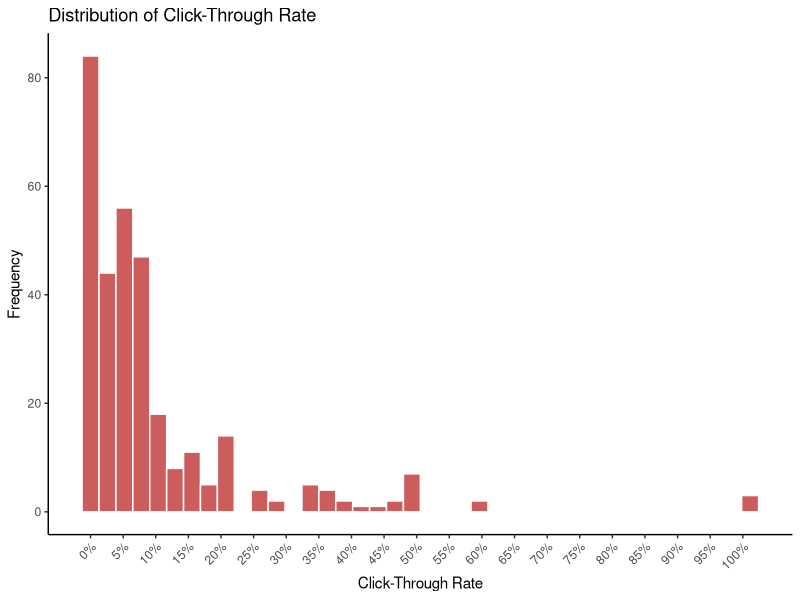
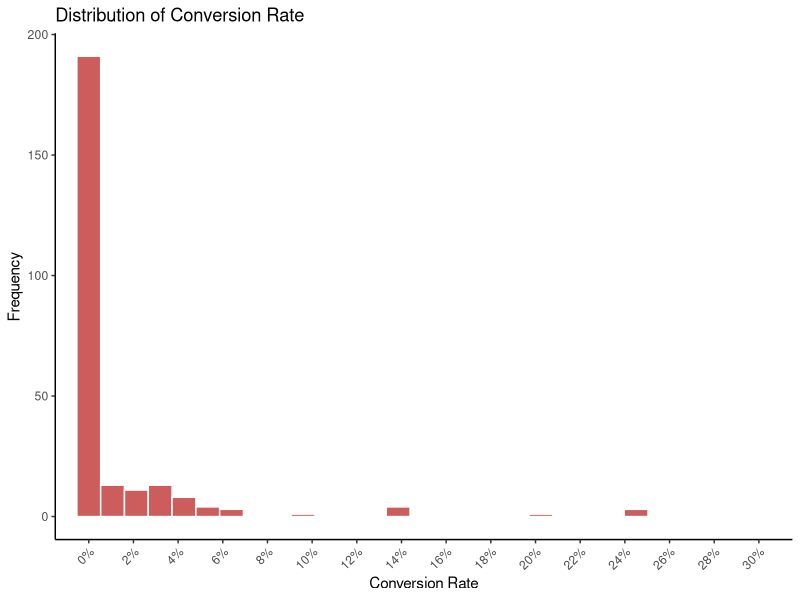
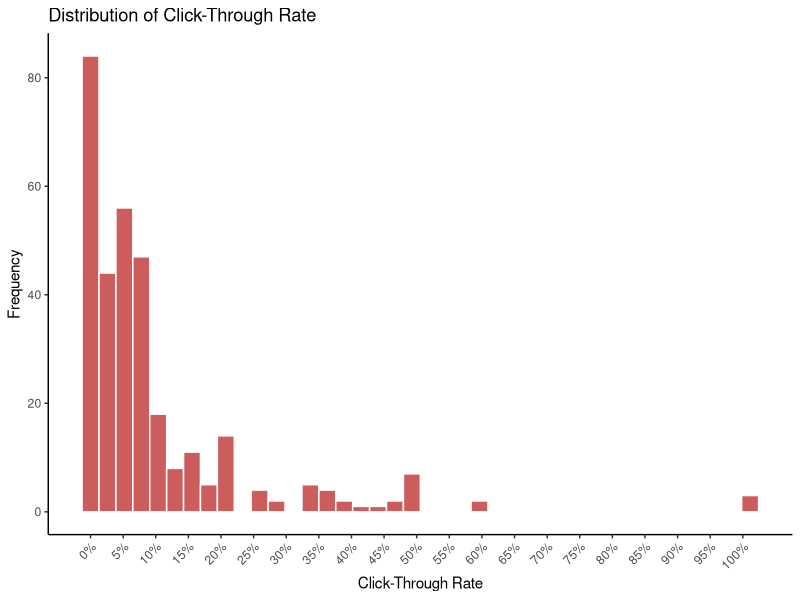
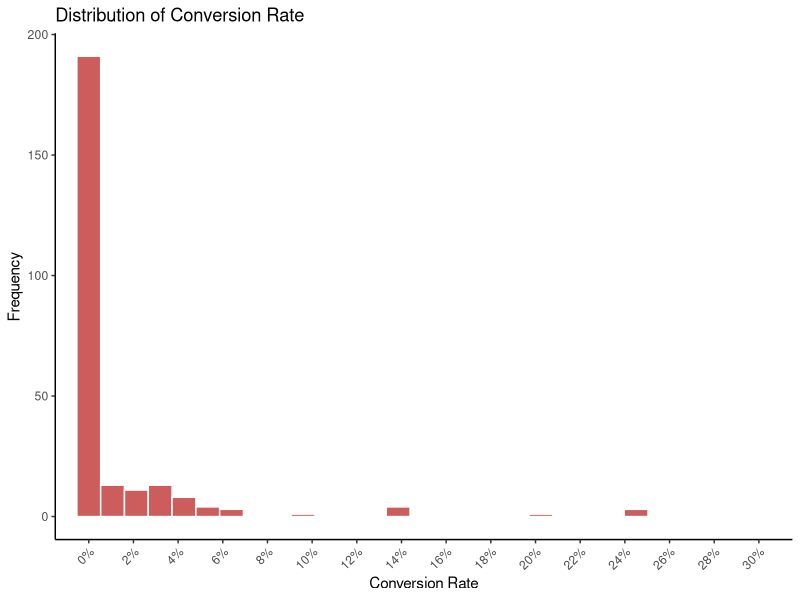

Recreate these plots in R, in order.
# === SETUP ===

# import packages
library(tidyverse)
library(ggplot2)
library(readr)

# === INPUT ===

# load data
data <- read_csv('A1_DMS_store_data_2026.csv')

# === TRANSFORMATION ===

# create CTR variable
data <- data%>%
	mutate(
		ctr = clicks/impressions
	)

# create CR variable
data <- data%>%
	mutate(
		cr = conversions/clicks
	)

# create CTR histogram

# determine binwidth

# calculate q1
q1 <- quantile(data$ctr, .25, na.rm = TRUE)

# calculate q2
q3 <- quantile(data$ctr, .75, na.rm = TRUE)

# calculate iqr
ctr_iqr <- q3-q1

# calculate binwidth with freedman formula
ctr_freedman_diaconis <- (2*ctr_iqr)/(nrow(data[data$impressions!=0, ])^(1/3))

data_ctr <- data%>%
	filter(impressions != 0)%>%
	# no impressions means possible click through, data is not useful
	filter(ctr <= 1) # ctr bigger than 1 means flawed data, good to filter out
	
ctr_histogram <- ggplot(data = data_ctr, aes(x = ctr)) +
	geom_histogram(
		binwidth = ctr_freedman_diaconis,
		fill = "indianred",
		color = "white"
	) +
	labs(
		title = "Distribution of Click-Through Rate",
		x = "Click-Through Rate",
		y = "Frequency"
	) +
	scale_x_continuous(
		breaks = seq(0, 1, by = 0.05),
		labels = scales::percent
	) +
	theme_classic() +
	theme(
		axis.text.x = element_text(angle = 45, hjust = 1)
	)

ctr_histogram

ggsave(
	"ctr_plot.png",
	width = 8,
	height = 6,
	dpi = 300
)

# Create CR histogram

# filter data for CR analysis
data_cr <- data %>% 
	filter( clicks != 0)%>% # conversion is conditional on there being clicks
	filter(!is.na(cr))%>% # just to be safe
	filter(cr <=1) # just to be very safe

# calculate q1 and q3
q1_cr <- quantile(data_cr$cr, .25, na.rm = TRUE)
q3_cr <- quantile(data_cr$cr, .75, na.rm = TRUE)
iqr_cr <- q3_cr-q1_cr

# calculate binwidth with freedman formula
cr_freedman_diaconis <- (2*iqr_cr)/(nrow(data_cr)^(1/3))

# Create histogram
cr_histogram <- ggplot(data = data_cr, aes(x = cr)) +
	geom_histogram(
		binwidth = cr_freedman_diaconis*5,
		fill = "indianred",
		color = "white"
	) +
	labs(
		title = "Distribution of Conversion Rate",
		x = "Conversion Rate",
		y = "Frequency"
	) +
	scale_x_continuous(
		breaks = seq(0, .3, by = 0.02),
		labels = scales::percent
	) +
	theme_classic() +
	theme(
		axis.text.x = element_text(angle = 45, hjust = 1)
	)+ coord_cartesian(xlim = c(0, 0.30))

cr_histogram
ggsave(
	"cr_plot.png",
	width = 8,
	height = 6,
	dpi = 300
)

# average CTR and CR calculations
ctr_raw <- mean(data_ctr$ctr)
cr_raw <- mean(data_cr$cr)

# weighed averages
ctr_weighed <- sum(data_ctr$clicks)/sum(data_ctr$impressions)
cr_weighed <- sum(data_cr$conversions)/sum(data_cr$clicks)

# averages excluding campaigns with very low impressions for ctr and clicks for cr
ctr_cutoff_imp <- quantile(data_ctr$impressions, 0.10, na.rm = TRUE)
data_ctr_trimmed <- data_ctr[data_ctr$impressions > ctr_cutoff_imp, ]
ctr_mean_trimmed <- mean(data_ctr_trimmed$ctr, na.rm = TRUE)

cr_cutoff_clicks <- quantile(data_cr$clicks, 0.10, na.rm = TRUE)
data_cr_trimmed <- data_cr[data_cr$clicks > cr_cutoff_clicks, ]
cr_mean_trimmed <- mean(data_cr_trimmed$cr, na.rm = TRUE)

# Compute correlation between ad rank and ctr and cr
ctr_correlation_adpos <- cor.test(data_ctr$ctr, data_ctr$adPosition, method = 'spearman')
print(ctr_correlation_adpos)

cr_correlation_adpos <- cor.test(data_cr$cr, data_cr$adPosition, method = 'spearman')
print(cr_correlation_adpos)

# Question 1.3
profit_margin <- 0.035

data <- data%>%mutate(
	profits = revenue*profit_margin
)%>%mutate(
	costs = clicks * bidprice
)%>%mutate(
	roi_net = (profits-costs)/costs
)

# average ROI per day/campaign combination
roi_net_avg <- mean(data$roi_net[is.finite(data$roi_net)])
# alternative formula
mean(data$roi_net[data$costs > 0], na.rm = TRUE)

# First aggregate per campaign
roi_grouped <- data %>%
	mutate(
		profits = revenue * 0.035,
		costs   = ifelse(clicks == 0, 0, clicks * bidprice)
	) %>%
	group_by(adID) %>%
	summarise(
		total_profits = sum(profits, na.rm = TRUE),
		total_costs   = sum(costs,   na.rm = TRUE),
		.groups = "drop"
	) %>%
	mutate(
		roi_campaign = ifelse(
			total_costs > 0,
			(total_profits - total_costs) / total_costs,
			NA_real_
		)
	)

mean_roi_net_per_campaign <- mean(roi_grouped$roi_campaign, na.rm = TRUE)

# Question 2.1

# check values of $numberofwords
table(data_cr$numberofwords)

# data needs to be filtered and only include 2 and 3 keywords
table_cr_21 <- data %>%
	filter(numberofwords %in% c(2, 3), clicks > 0) %>%
	mutate(
		retailer_label = ifelse(retailer == 1, "With Retailer", "Without Retailer"),
		length_label   = paste0("Keyword Length ", numberofwords)
	) %>%
	group_by(length_label, retailer_label) %>%
	summarise(
		avg_cr = mean(cr, na.rm = TRUE),
		n      = n(),
		.groups = "drop"
	) %>%
	tidyr::pivot_wider(names_from = retailer_label, values_from = c(avg_cr, n))

# Question 2.2

data_ctr_23 <- data %>%
	filter(numberofwords %in% c(2, 3),
		   impressions > 0)

table_ctr_22 <- data_ctr_23 %>%
	group_by(numberofwords, retailer, brandname) %>%
	summarise(
		avg_ctr = mean(ctr, na.rm = TRUE),
		.groups = "drop"
	)

table_ctr_final <- table_ctr_22 %>%
	mutate(
		retailer_label = ifelse(retailer == 1, "With Retailer", "Without Retailer"),
		brand_label    = ifelse(brandname == 1, "With Brand", "Without Brand"),
		length_label   = paste0("Keyword Length ", numberofwords)
	) %>%
	unite(col_group, retailer_label, brand_label, sep = " | ") %>%
	select(length_label, col_group, avg_ctr) %>%
	pivot_wider(
		names_from  = col_group,
		values_from = avg_ctr
	)

table_n <- data_ctr_23 %>%
	group_by(numberofwords, retailer, brandname) %>%
	summarise(
		n = n(),
		.groups = "drop"
	) %>%
	mutate(
		retailer_label = ifelse(retailer == 1, "With Retailer", "Without Retailer"),
		brand_label    = ifelse(brandname == 1, "With Brand", "Without Brand"),
		length_label   = paste0("Keyword Length ", numberofwords)
	) %>%
	unite(col_group, retailer_label, brand_label, sep = " | ") %>%
	select(length_label, col_group, n) %>%
	pivot_wider(
		names_from  = col_group,
		values_from = n
	)

# Question 2.3
profit_margin <- 0.035

data_roi <- data %>%
	mutate(
		profits = revenue * profit_margin,
		costs   = ifelse(clicks == 0, 0, clicks * bidprice),
		roi     = (profits - costs) / costs
	)

data_roi_valid <- data_roi %>%
	filter(
		numberofwords %in% c(2, 3),
		costs > 0,
		is.finite(roi)
	)

table_roi <- data_roi_valid %>%
	group_by(numberofwords, retailer, brandname) %>%
	summarise(
		avg_roi = mean(roi, na.rm = TRUE),
		.groups = "drop"
	) %>%
	mutate(
		retailer_label = ifelse(retailer == 1, "With Retailer", "Without Retailer"),
		brand_label    = ifelse(brandname == 1, "With Brand", "Without Brand"),
		length_label   = paste0("Keyword Length ", numberofwords)
	) %>%
	tidyr::unite(col_group, retailer_label, brand_label, sep = " | ") %>%
	select(length_label, col_group, avg_roi) %>%
	tidyr::pivot_wider(
		names_from  = col_group,
		values_from = avg_roi
	)
